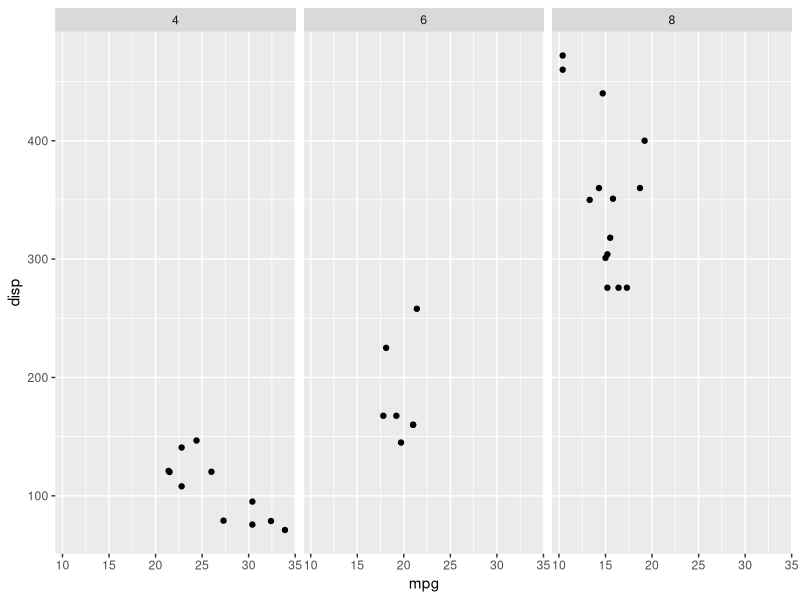
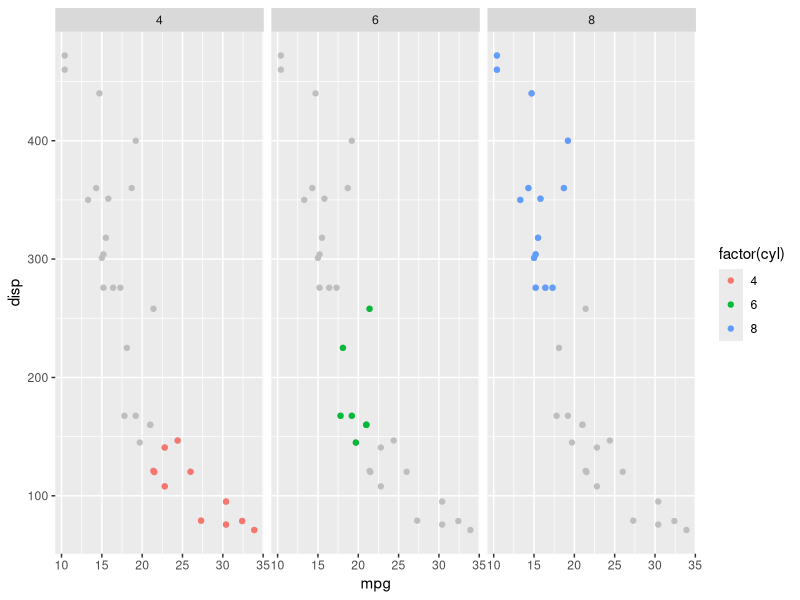
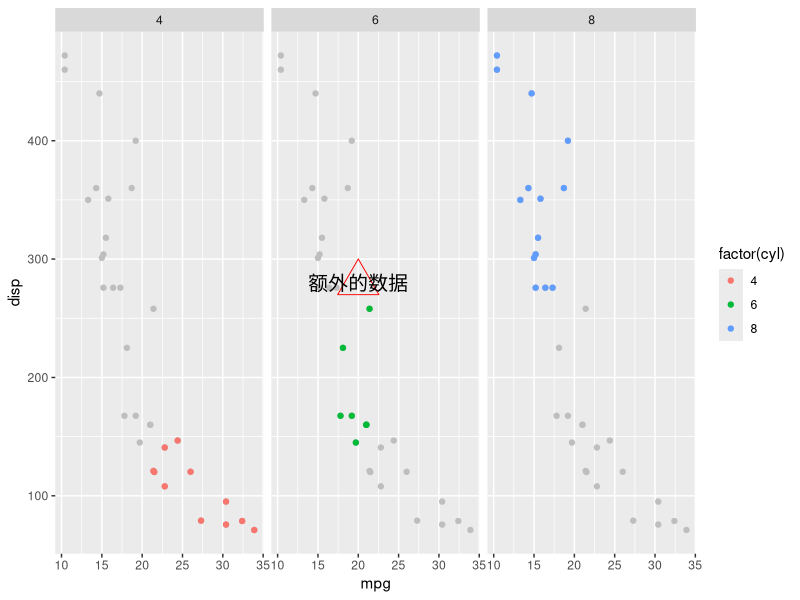
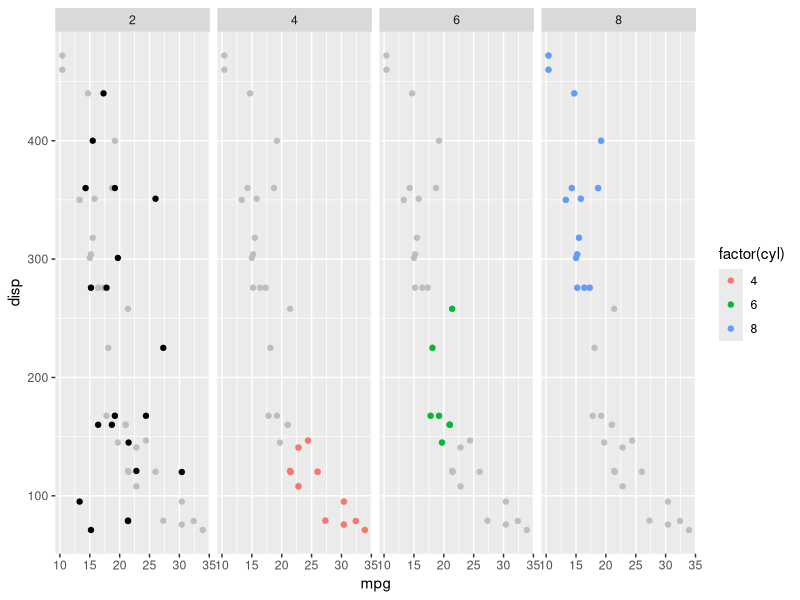
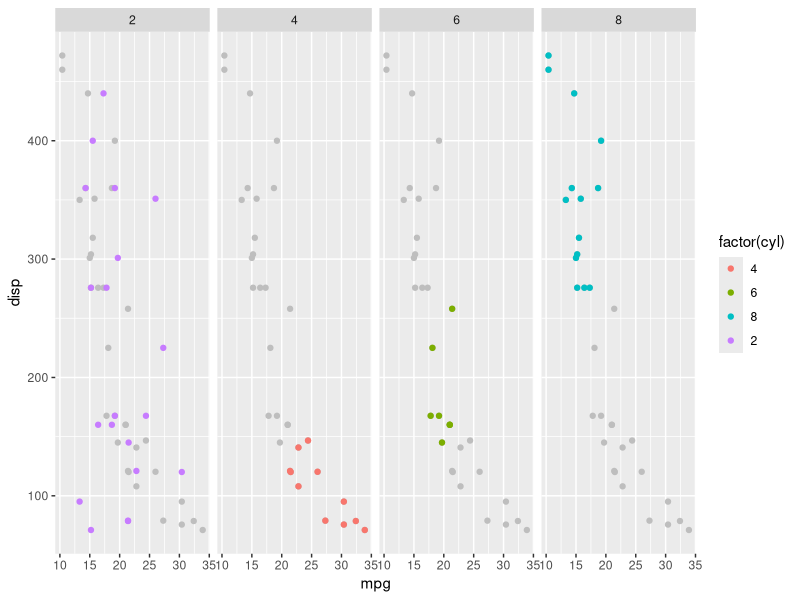
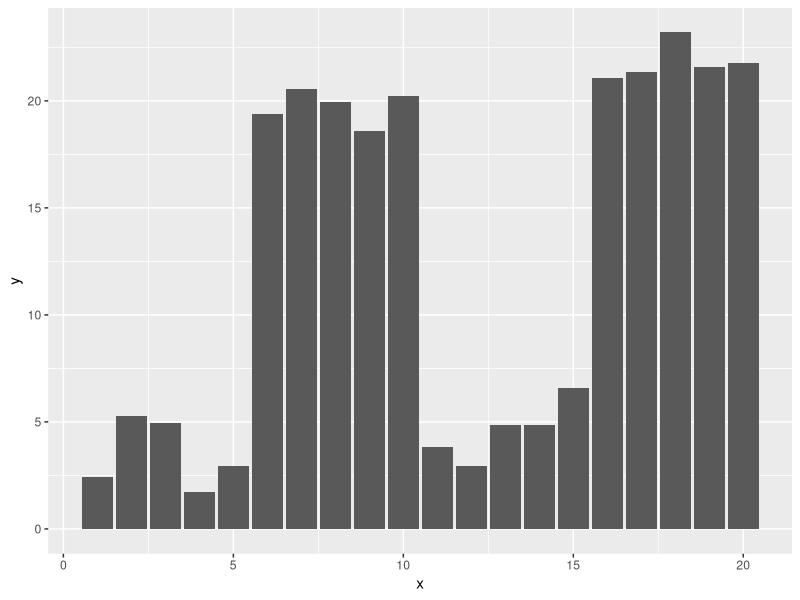
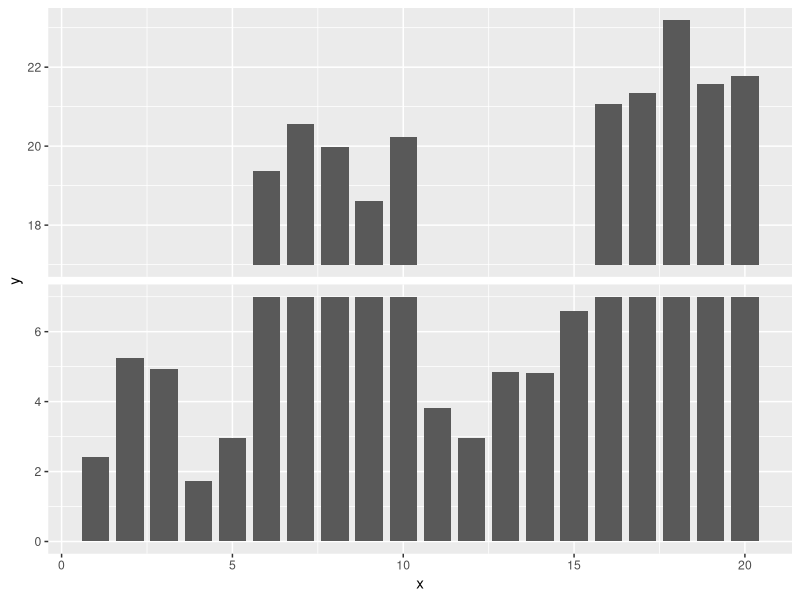

These charts were generated, in order, by the following R code:
## ---- chunk 1
library(ggplot2)
ggplot(mtcars, aes(mpg, disp)) + 
    geom_point() + facet_grid(. ~ cyl)
## ---- chunk 2
ggplot(mtcars, aes(mpg, disp)) + 
    geom_point(data = mtcars[, -2], color = 'grey') + 
    geom_point(aes(color = factor(cyl))) + facet_grid(. ~ cyl)
## ---- chunk 3
d <- data.frame(mpg=20, disp=280, cyl=6, label="额外的数据")

ggplot(mtcars, aes(mpg, disp)) + 
    geom_point(data = mtcars[, -2], color = 'grey') + 
    geom_point(aes(color = factor(cyl))) + facet_grid(. ~ cyl) +
    geom_point(data = d, shape = 2, size=10, color = 'red') +
    geom_text(aes(label=label), data = d, size=5)
## ---- chunk 4
d <- data.frame(mpg=sample(mtcars$mpg, 20), 
                disp=sample(mtcars$disp, 20), 
                cyl=2)

ggplot(mtcars, aes(mpg, disp)) + 
    geom_point(data = mtcars[, -2], color = 'grey') + 
    geom_point(aes(color = factor(cyl))) + facet_grid(. ~ cyl) +
    geom_point(data = d)
## ---- chunk 5
ggplot(mtcars, aes(mpg, disp)) + 
    geom_point(data = mtcars[, -2], color = 'grey') + 
    geom_point() + facet_grid(. ~ cyl) +
    geom_point(data = d) + aes(color = factor(cyl))
## ---- chunk 6
d <- data.frame(
    x = 1:20, 
    y = c(rnorm(5) + 4, rnorm(5) + 20, rnorm(5) + 5, rnorm(5) + 22)
)

ggplot(d, aes(x, y)) + geom_col()
## ---- chunk 7
library(dplyr)

breaks = c(7, 17)
d$.type <- NA
d$.type[d$y < breaks[1]] = "small"
d$.type[d$y > breaks[2]] = "big"

d <- filter(d, .type == 'big') %>% 
    mutate(.type = "small", y = breaks[1]) %>% 
    bind_rows(d)

mymin = function(y) ifelse(y <= 7, 0, 17)               
p <- ggplot(d, aes(x, y)) + 
    geom_rect(aes(xmin = x - .4, xmax = x + .4, ymin = mymin(y), ymax = y)) +
    facet_grid(.type ~ ., scales = "free") + 
    theme(strip.text=element_blank())
p
